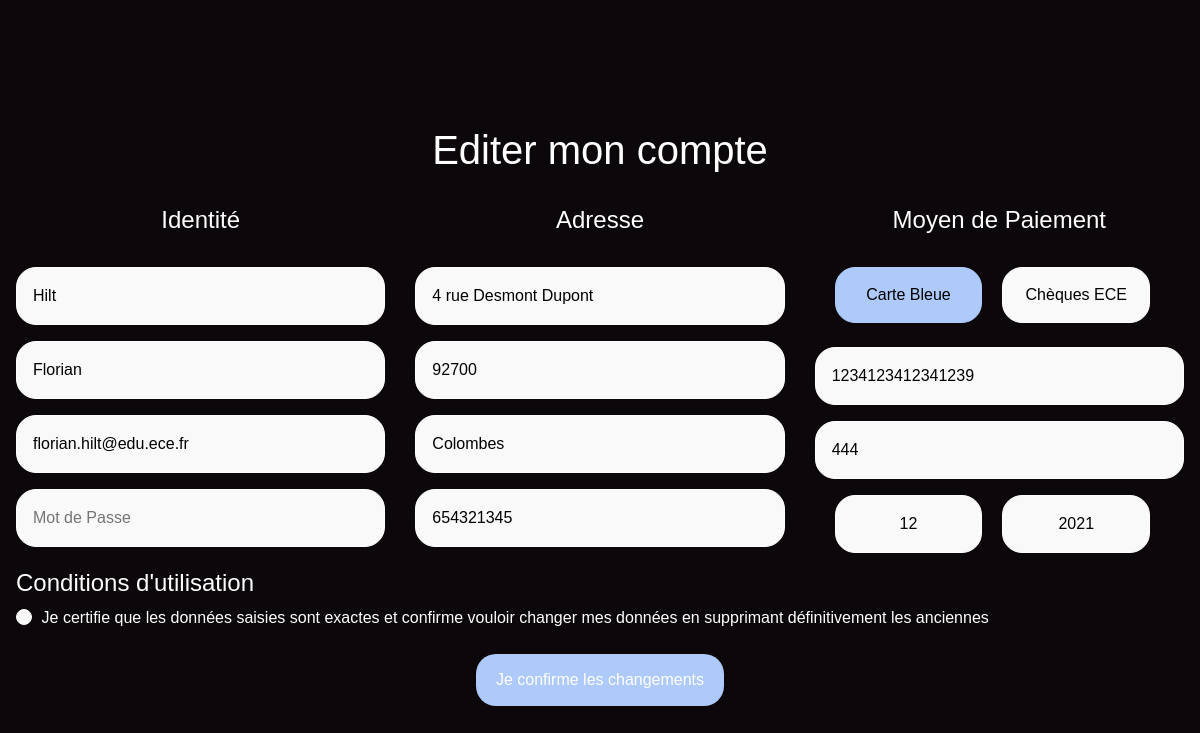
Page /editionprofil.php (signed in) on the committed database.
### tables this page shows
CREATE TABLE IF NOT EXISTS `acheteur` (
  `id` int(11) NOT NULL AUTO_INCREMENT,
  `Nom` varchar(255) NOT NULL,
  `Prenom` varchar(255) NOT NULL,
  `Email` varchar(255) NOT NULL,
  `Motdepasse` varchar(255) NOT NULL,
  `Adresse` varchar(255) NOT NULL,
  `Codepostal` int(11) NOT NULL,
  `Ville` varchar(255) NOT NULL,
  `Telephone` int(11) NOT NULL,
  `Numcarte` bigint(11) NOT NULL,
  `Cvc` int(11) NOT NULL,
  `Moisexp` int(11) NOT NULL,
  `Anneeexp` int(11) NOT NULL,
  PRIMARY KEY (`id`)
);

### editionprofil.php (the view, shortened to what this page needs)
<?php
$bdd = new PDO('mysql:host=127.0.0.1;dbname=piscine2020', 'root', '');
if(isset($_SESSION['id']))
{
    $verifuser = $bdd->prepare("SELECT * FROM acheteur WHERE id = ?");
    $verifuser->execute(array($_SESSION['id']));
    $user = $verifuser->fetch();
?>
<html>
    <head>
        <link rel="stylesheet" type="text/css" href="register.css">
        <link rel="stylesheet" href="https://stackpath.bootstrapcdn.com/bootstrap/4.1.3/css/bootstrap.min.css">
    </head>
    <body style="background-color: #0c070a">
        <div class="Bloc">
            <form action="editionprofil.php" method="post">
                <center>
                <h1>Editer mon compte</h1>
                </center>
                <div class="row">
                    <div class="col">
                        <center>
                        <br> <h4>Identité</h4> <br>
                        </center>
                        <div class="input-group">
                            <input type="text" name="newnom" placeholder="Nom"
                            value = "<?php echo $user['Nom'];?>"/>
                        </div>
                        <div class="input-group">
                            <input type="text" name="newprenom" placeholder="Prénom" value = "<?php echo $user['Prenom'];?>"/>
                        </div>
                        <div class="input-group">
                            <input type="email" name="newemail" placeholder="E-mail" value = "<?php echo $user['Email'];?>"/>
                        </div>
                        <div class="input-group">
                            <input type="password" name="newmotdepasse" placeholder="Mot de Passe"/>
                        </div>
                    </div>
                    <div class="col">
                        <center>
                        <br> <h4>Adresse</h4> <br>
                        </center>
                        <div class="input-group">
                        <input type="text" name="newadresse" placeholder="Adresse"
                        value = "<?php echo $user['Adresse'];?>"/>
                        </div>
                        <div class="input-group">
                        <input type="text" name="newcodepostal" placeholder="Code Postal" value = "<?php echo $user['Codepostal'];?>"/>
                        </div>
                        <div class="input-group">
                        <input type="text" name="newville" placeholder="Ville"
                        value = "<?php echo $user['Ville'];?>"/>
                        </div>
                       <div class="input-group">
                        <input type="text" pattern="[0-9]{1}[0-9]{2}[0-9]{2}[0-9]{2}[0-9]{2}" name="newtelephone" placeholder="Numéro de Téléphone" value = "<?php echo $user['Telephone'];?>"/>
                        </div>
                    </div>
                    <div class="col">
                        <center>
                        <br> <h4>Moyen de Paiement</h4> <br>
                        </center>
                        <div class="input-group">
                            <label for="payment-method-card"><span><i class="visa"></i>Carte Bleue</span></label>
                            <label for="payment-method-chequecadeau"> <span><i class="chequecadeau"></i>Chèques ECE</span></label>
                        </div>
                        <div class="input-group">
                            <input type="text" name="newnumcarte" pattern="[0-9]{16}" minlength="16" maxlength="16" placeholder="N° de la Carte" value = "<?php echo $user['Numcarte'];?>"/>
                        </div>
                        <div class="input-group">
                            <input type="text" name="newcvc" pattern="[0-9]{3}"  minlength="3" maxlength="3" placeholder="CVC"
                            value = "<?php echo $user['Cvc'];?>"/>
                        </div>
                        <div class="input-group">
                            <input type="tel" pattern="[0-1]{1}[0-2]{1}" name="newmoisexp" placeholder="MM"
                            value = "<?php echo $user['Moisexp'];?>">
                            <input type="tel" pattern="[2]{1}[0]{1}[2-3]{1}[0-9]{1}" name="newanneeexp" placeholder="YYYY"
                            value = "<?php echo $user['Anneeexp'];?>">
                        </div>
                    </div>
                </div>
                <div class="row">
                    <div class="col">
                    <h4>Conditions d'utilisation</h4>
                    <div class="input-group">
                        <label for="terms">Je certifie que les données saisies sont exactes et confirme vouloir changer mes données en supprimant définitivement les anciennes</label>
                        </div>
                    </div>
                </div>
                <center>
                    <input type="submit" name="confirmer" value="Je confirme les changements">
                </center>
            </form>
        </div>
    </body>
</html>
<?php
}
else
{
    header("Location: connexionAcheteur.php");
}
?>

### register.css (style rules this page uses)
* { font-family: Avenir, sans-serif; }
body { padding: 1em; }
.Bloc { margin-top: 50vh; transform: translateY(-50%); color: white; }
input, input[type="radio"] + label, input[type="checkbox"] + label:before, select option, select { width: 100%; padding: 1em; line-height: 1.4; background-color: #f9f9f9; border: 1px solid white; color: black; border-radius: 20px; -webkit-transition: 0.35s ease-in-out; -moz-transition: 0.35s ease-in-out; -o-transition: 0.35s ease-in-out; transition: 0.35s ease-in-out; transition: all 0.35s ease-in-out; }
input[type="submit"], input[type="button"] { background-color: #AECAFB; color: white; padding: 14px 20px; cursor: pointer; width: auto; border: 2px; border-radius: 20px; }
input[type="radio"] + label, select, input[type="tel"] { display: inline-block; width: 40%; text-align: center; border-radius: 20px; margin-left: 20px; }
input[type="radio"]:checked + label, input:checked + label:before, select:focus, select:active { background-color: #AECAFB; border-color: #AECAFB; }
input[type="checkbox"] + label { position: relative; display: block; padding-left: 1.6em; }
input[type="checkbox"] + label:before { position: absolute; top: 0.2em; left: 0; display: block; width: 1em; height: 1em; padding: 0; content: ""; }
input[type="checkbox"] + label:after { position: absolute; top: 0.45em; left: 0.2em; font-size: 0.8em; opacity: 0; }
.input-group { margin-bottom: 1em; zoom: 1; }

### rows in the picture
acheteur: newnom "Hilt", newprenom "Florian", newemail "florian.hilt@edu.ece.fr", newadresse "4 rue Desmont Dupont", newcodepostal "92700", newville "Colombes", newtelephone "654321345", newnumcarte "1234123412341239", newcvc "444", newmoisexp "12", newanneeexp "2021"
